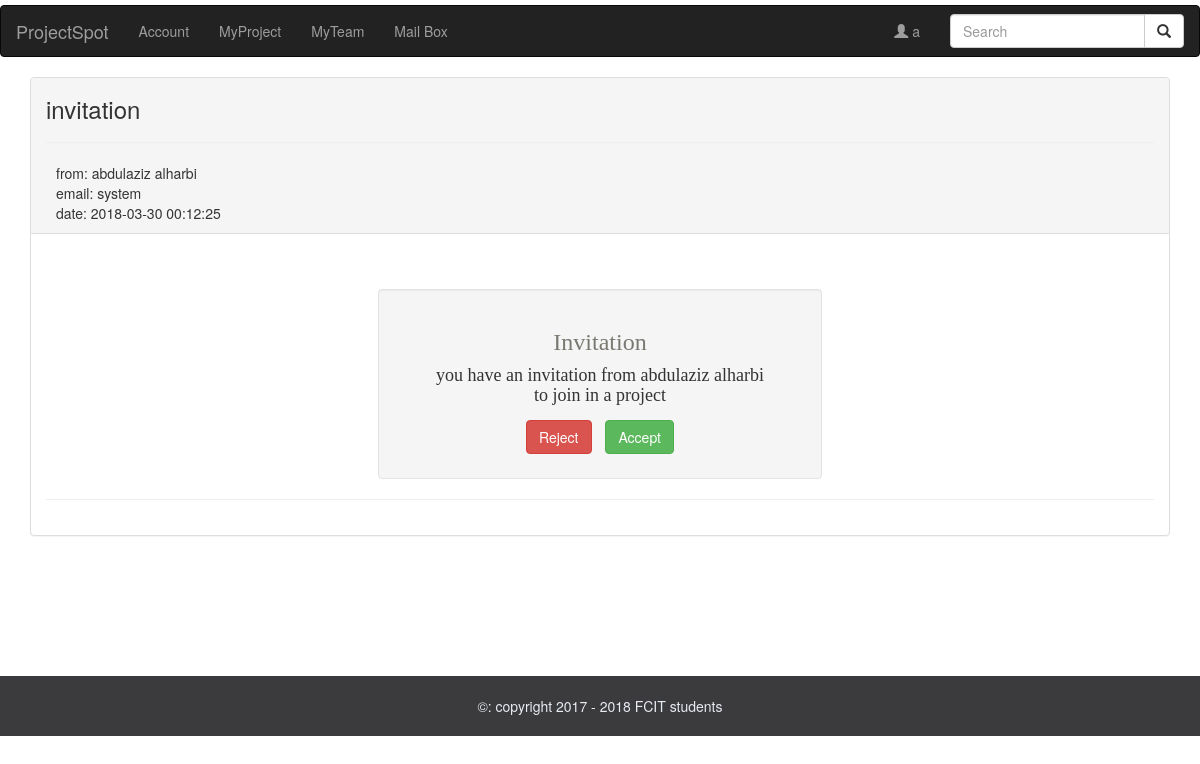
/mailPage.php?msg=27 (signed in), run on the app's committed database.
### tables this page shows
CREATE TABLE `mailbox` (
  `ID` int(11) NOT NULL,
  `senderName` varchar(255) NOT NULL,
  `Email` varchar(255) NOT NULL,
  `title` varchar(255) NOT NULL,
  `content` text NOT NULL,
  `date` timestamp NOT NULL DEFAULT CURRENT_TIMESTAMP ON UPDATE CURRENT_TIMESTAMP,
  `state` int(11) NOT NULL DEFAULT '1',
  `reciever` varchar(255) NOT NULL
);

### mailPage.php (the view, shortened to what this page needs)
<?php
include 'imports/head.php';
include 'imports/navigation2.php';
require_once 'system/init.php';
if(isset($_GET['msg'])){
  $msgID = $_GET['msg'];
}else{
  echo 'msgID error';
  die();
}
$sql = "select * from mailBox where ID = ".$msgID;
$result = mysqli_query($db,$sql);
$row = mysqli_fetch_array($result);
?>
<div class="container">
  <div class="panel panel-default">
    <div class="panel-heading">
      <h3 id="msgTitle"><?= $row['title']?></h3>
      <hr>
      <div id="msgInfo">
        from: <?= $row['senderName']?><br>
        email: <?= $row['Email']?><br>
        date: <?= $row['date']?><br>
      </div>
    </div>
    <div class="panel-body"><br><br>
      <?= $row['content']?>
      <hr>
    </div>
  </div>
</div>
<div style="padding-bottom:80px"></div>
<?php
include 'imports/footer.php';
?>

### css/main.css (style rules this page uses)
body { padding-top: 5px; }
#msgInfo { margin-left: 10px; }
#msgTitle { margin-top: 8px; margin-bottom: 8px; }

### data on the page
mailbox: title "invitation", senderName "abdulaziz alharbi", Email "system", date "2018-03-30 00:12:25", content "Invitation you have an invitation from abdulaziz alharbi to join in a project Reject Accept"

### other printed values
$username "a"
